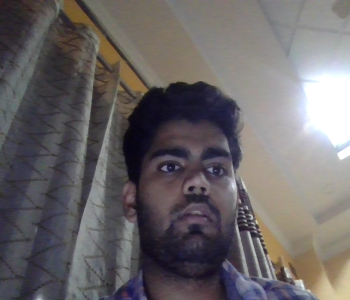
#> input picture Depression Analysis/example.png, 350 x 300 px
$ python test.py   (older library calls are emulated)
#> lines starting #> are read from the running program, lines starting #| are printed output that depends on the picture
import sys
from PIL import Image, ImageDraw
import numpy as np
import cv2


def main():
    source_image = Image.open('example.png')
#> source_image is the input picture: PIL image 350x300 RGB; mean R, G, B 106.2, 101.7, 103
    source_width, source_height = source_image.size
#> source_width = 350; source_height = 300
    print('Image is {}x{}'.format(source_width, source_height))
#| Image is 350x300

    target_width = 200
    target_height = 200

    # Make image a reasonable size to work with. Using the source_height will
    # make sure it's just resized to the target_width
    source_image.thumbnail((target_width, source_height), Image.ANTIALIAS)
#> source_image: PIL image 200x171 RGB

    # Find the faces and show us where they are
    faces = faces_from_pil_image(source_image)
#> in faces_from_pil_image, `faces = face_cascade.detectMultiScale( opencv_image, scaleFactor=1.1, ..`: faces = [[75, 65, 73, 73]]
#> faces = [[75, 65, 73, 73]]
    faces_found_image = draw_faces(source_image, faces)
#> the loop in draw_faces, `for x, y, w, h in faces:` made 1 pass
#> (x, y, w, h, absolute_coords) on pass 1: (75, 65, 73, 73, (75, 65, 148, 138))
    faces_found_image.show()

    # Get details about where the faces are so we can crop
    top_of_faces = top_face_top(faces)
#> in top_face_top, `coords = [f[1] for f in faces]`: coords = [65]
#> top_of_faces = 65
    bottom_of_faces = bottom_face_bottom(faces)
#> in bottom_face_bottom, `coords = [f[1] + f[3] for f in faces]`: coords = [138]
#> bottom_of_faces = 138

    all_faces_height = bottom_of_faces - top_of_faces
#> all_faces_height = 73
    print('Faces are {} pixels high'.format(all_faces_height))
#| Faces are 73 pixels high

    if all_faces_height >= target_width:
        print('Faces take up more than the final image, you need better logic')
        exit_code = 1
    else:
        # Figure out where to crop and show the results
        # Fix the coordinates
        face_buffer = 0.5 * (target_height - all_faces_height)
#> face_buffer = 63.5
        top_of_crop = int(top_of_faces - face_buffer)
#> top_of_crop = 1
        coords = (0, top_of_crop, target_width, top_of_crop + target_height)
#> coords = (0, 1, 200, 201)
        print('Cropping to', coords)
#| Cropping to (0, 1, 200, 201)
        final_image = source_image.crop(coords)
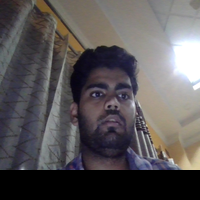
#> final_image: PIL image 200x200 RGB; mean R, G, B 90.3, 86.4, 87.6
        final_image.show()
        exit_code = 0

    return exit_code


def faces_from_pil_image(pil_image):
    "Return a list of (x,y,w,h) tuples for faces detected in the PIL image"
    # Load the cascade classifier
    face_cascade = cv2.CascadeClassifier(cv2.data.haarcascades + 'haarcascade_frontalface_alt.xml')
    # Convert PIL image to OpenCV image format
    opencv_image = np.array(pil_image)

    # Detect faces
    faces = face_cascade.detectMultiScale(
        opencv_image, scaleFactor=1.1, minNeighbors=5)

    return faces


def top_face_top(faces):
    coords = [f[1] for f in faces]
    # Top left corner is 0,0 so we need the min for highest face
    return min(coords)


def bottom_face_bottom(faces):
    # Top left corner is 0,0 so we need the max for lowest face. Also add the
    # height of the faces so that we get the bottom of it
    coords = [f[1] + f[3] for f in faces]
    return max(coords)


def draw_faces(image_, faces):
    "Draw a rectangle around each face discovered"
    image = image_.copy()
    drawable = ImageDraw.Draw(image)

    for x, y, w, h in faces:
        absolute_coords = (x, y, x + w, y + h)

        drawable.rectangle(absolute_coords)
    return image


if __name__ == '__main__':
    sys.exit(main())
#> (the program exits here)
